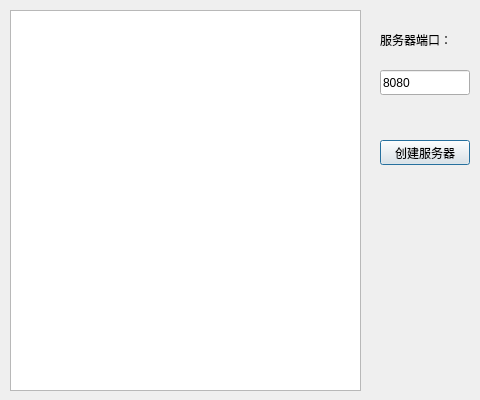
<?xml version="1.0" encoding="UTF-8"?>
<ui version="4.0">
 <class>ServerDialog</class>
 <widget class="QDialog" name="ServerDialog">
  <property name="geometry">
   <rect>
    <x>0</x>
    <y>0</y>
    <width>480</width>
    <height>400</height>
   </rect>
  </property>
  <property name="minimumSize">
   <size>
    <width>480</width>
    <height>400</height>
   </size>
  </property>
  <property name="maximumSize">
   <size>
    <width>480</width>
    <height>400</height>
   </size>
  </property>
  <property name="windowTitle">
   <string>聊天室服务器</string>
  </property>
  <widget class="QListWidget" name="listWidget">
   <property name="geometry">
    <rect>
     <x>10</x>
     <y>10</y>
     <width>351</width>
     <height>381</height>
    </rect>
   </property>
  </widget>
  <widget class="QLineEdit" name="portEdit">
   <property name="geometry">
    <rect>
     <x>380</x>
     <y>70</y>
     <width>90</width>
     <height>25</height>
    </rect>
   </property>
   <property name="text">
    <string>8080</string>
   </property>
  </widget>
  <widget class="QLabel" name="label">
   <property name="geometry">
    <rect>
     <x>380</x>
     <y>30</y>
     <width>100</width>
     <height>20</height>
    </rect>
   </property>
   <property name="text">
    <string>服务器端口：</string>
   </property>
  </widget>
  <widget class="QPushButton" name="createButton">
   <property name="geometry">
    <rect>
     <x>380</x>
     <y>140</y>
     <width>90</width>
     <height>25</height>
    </rect>
   </property>
   <property name="text">
    <string>创建服务器</string>
   </property>
  </widget>
 </widget>
 <resources/>
 <connections/>
</ui>
